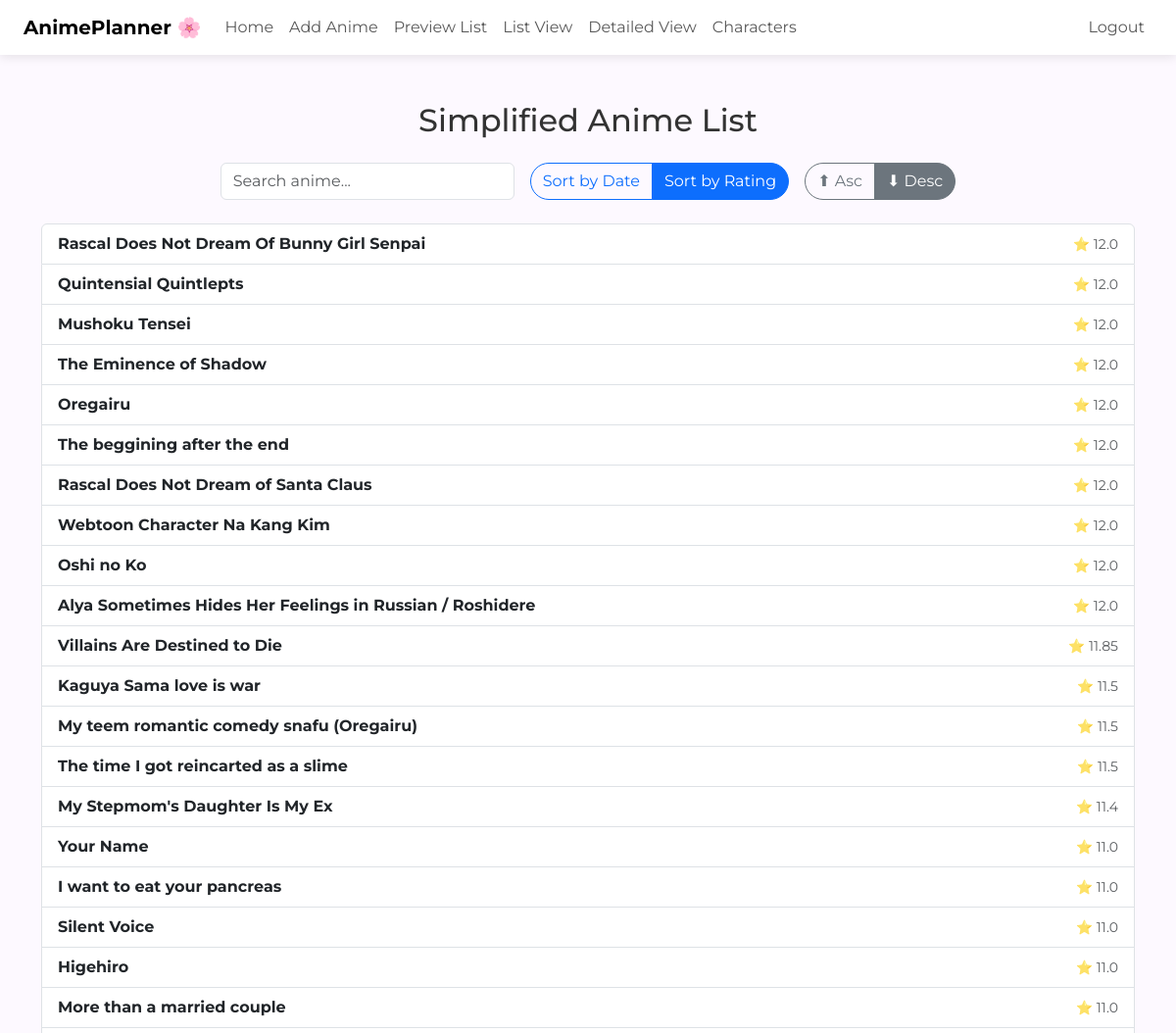
The page /list (signed in, upper part) on the database as committed earlier.
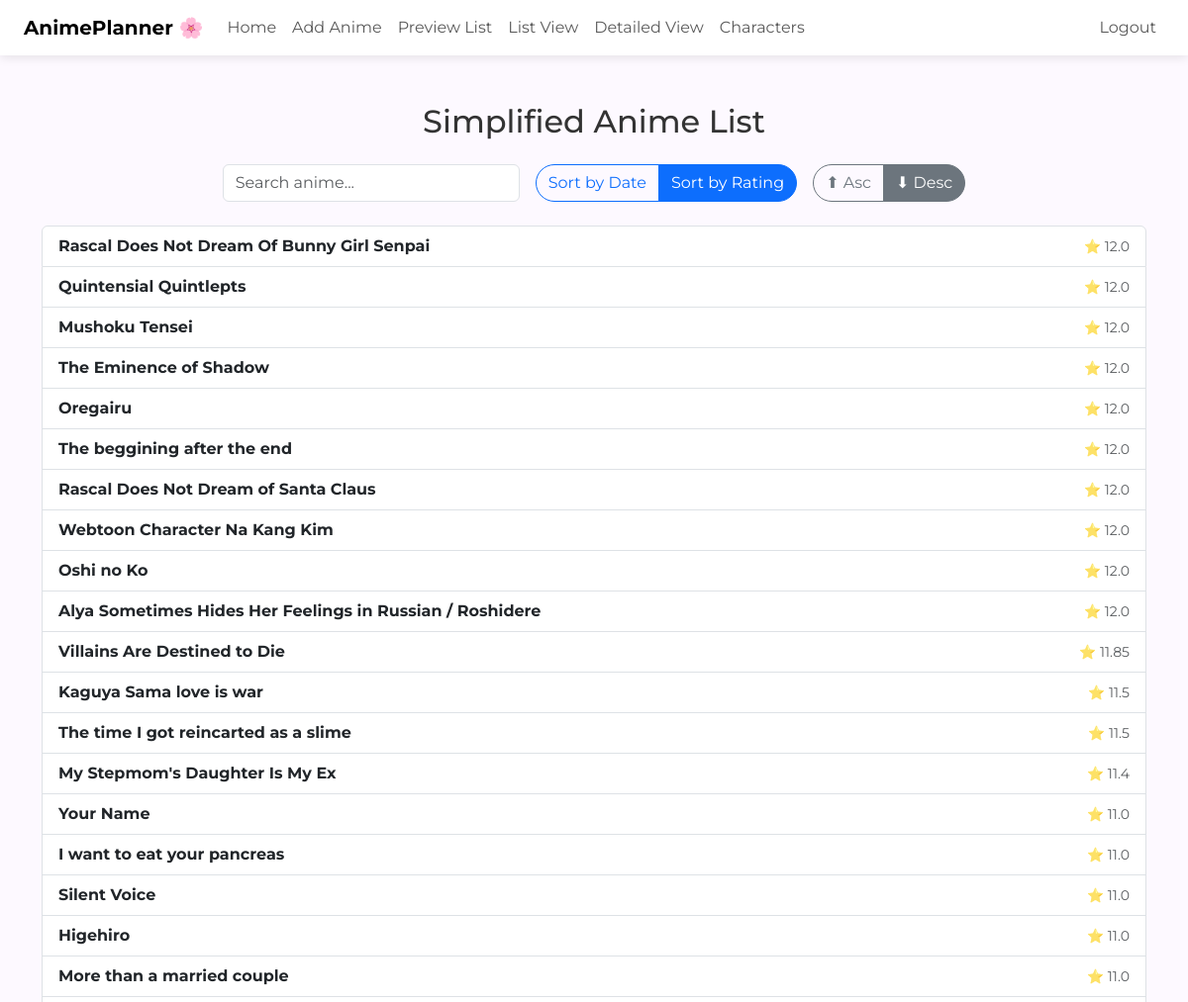
The same page on the database as committed later.
### tables this page shows
CREATE TABLE anime (
            id INTEGER PRIMARY KEY AUTOINCREMENT,
            title TEXT NOT NULL,
            rating REAL,
            thoughts TEXT,
            date TEXT,
            sequel TEXT,
            details_url TEXT,
            background_url TEXT,
            user_id INTEGER, poster_url TEXT,
            FOREIGN KEY(user_id) REFERENCES users(id) ON DELETE SET NULL
        );

### app.py (the view)
@app.route("/list")
@login_required
def list_view():
    sort_by = request.args.get("sort", "rating")  # default: rating
    order = request.args.get("order", "desc")     # default: descending
    filter_null = request.args.get("filter", "nonull")  # default: filter out NULLs
    if sort_by not in {"date", "rating"}:
        sort_by = "rating"
    if order not in {"asc", "desc"}:
        order = "desc"
    if filter_null not in {"nonull", "all"}:
        filter_null = "nonull"
    sort_column = "rating" if sort_by == "rating" else "date"
    user_id = session.get("user_id")
    base_query = "SELECT id, title, rating, date FROM anime WHERE user_id = ?"
    if filter_null == "nonull":
        base_query += f" AND {sort_column} IS NOT NULL"
    base_query += f" ORDER BY {sort_column} {order.upper()}"
    conn = get_db()
    db = conn.cursor()
    db.execute(base_query, (user_id,))
    anime_list = db.fetchall()
    db.close()
    conn.close()
    return render_template("list.html",
        anime_list=anime_list,
        sort_by=sort_by,
        order=order,
        filter_null=filter_null
    )

### app.py (called while the page is built)
def login_required(f):
    @wraps(f)
    def wrapper(*args, **kwargs):
        if "user_id" not in session:
            flash("Login required.")
            return redirect("/login")
        return f(*args, **kwargs)
    return wrapper

def get_db():
    return sqlite3.connect("anime.db")

### templates/list.html (shortened to what this page needs)
{% extends "layout.html" %}
{% block main %}
<h2 class="mb-4 text-center">Simplified Anime List</h2>
<div class="d-flex justify-content-center gap-3 flex-wrap mb-4">
    <input type="text" id="searchBox" class="form-control" placeholder="Search anime..." style="max-width: 300px;">
    <div class="btn-group">
        <a href="{{ url_for('list_view', sort='date', order=order, filter=filter_null) }}"
           class="btn btn-outline-primary {% if sort_by == 'date' %}active{% endif %}">
           Sort by Date
        </a>
        <a href="{{ url_for('list_view', sort='rating', order=order, filter=filter_null) }}"
           class="btn btn-outline-primary {% if sort_by == 'rating' %}active{% endif %}">
           Sort by Rating
        </a>
    </div>
    <div class="btn-group">
        <a href="{{ url_for('list_view', sort=sort_by, order='asc', filter=filter_null) }}"
           class="btn btn-outline-secondary {% if order == 'asc' %}active{% endif %}">⬆ Asc</a>
        <a href="{{ url_for('list_view', sort=sort_by, order='desc', filter=filter_null) }}"
           class="btn btn-outline-secondary {% if order == 'desc' %}active{% endif %}">⬇ Desc</a>
    </div>
</div>
<ul class="list-group" id="animeList">
    {% for anime in anime_list %}
        <a href="/preview#anime-{{ anime[0] }}"
           class="list-group-item list-group-item-action d-flex justify-content-between align-items-center anime-entry">
            <strong>{{ anime[1] }}</strong>
            <span class="text-muted small">
                {% if sort_by == 'rating' %}
                    ⭐ {{ anime[2] if anime[2] else "N/A" }}
                {% else %}
                    {{ anime[3]|datetimeformat('%b %Y') if anime[3] else "No Date" }}
                {% endif %}
            </span>
        </a>
    {% endfor %}
</ul>
{% endblock %}

### templates/layout.html (shortened to what this page needs)
<!DOCTYPE html>
<html lang="en">
<head>
    <link href="https://cdn.jsdelivr.net/npm/bootstrap@5.3.3/dist/css/bootstrap.min.css" rel="stylesheet">
    <link rel="stylesheet" href="/static/style.css">
    <link rel="stylesheet" href="https://cdn.jsdelivr.net/npm/swiper@11/swiper-bundle.min.css" />
</head>
<body>
    <nav class="navbar navbar-expand-md navbar-light bg-white px-4">
        <a class="navbar-brand fw-bold" href="/">AnimePlanner 🌸</a>
        <div class="collapse navbar-collapse" id="navbarMenu">
            <ul class="navbar-nav me-auto">
                <li class="nav-item"><a class="nav-link" href="/">Home</a></li>
                <li class="nav-item"><a class="nav-link" href="/add">Add Anime</a></li>
                <li class="nav-item"><a class="nav-link" href="/preview">Preview List</a></li>
                <li class="nav-item"><a class="nav-link" href="/list">List View</a></li>
                <li class="nav-item"><a class="nav-link" href="{{ url_for('list_detail') }}">Detailed View</a></li>
                <li class="nav-item"><a class="nav-link" href="/characters">Characters</a></li>
            </ul>
            <ul class="navbar-nav ms-auto">
                {% if session.get('user_id') %}
                    <li class="nav-item"><a class="nav-link" href="/logout">Logout</a></li>
                {% else %}
                    <li class="nav-item"><a class="nav-link" href="/login">Login</a></li>
                    <li class="nav-item"><a class="nav-link" href="/register">Register</a></li>
                {% endif %}
            </ul>
        </div>
    </nav>
    <main class="container my-5">
        {% block main %}{% endblock %}
    </main>
</body>
</html>

### static/style.css (style rules this page uses)
body { background-color: #fdf9ff; color: #333; }
.btn { border-radius: 2rem; }
a { text-decoration: none; }

### templates/layout.html (style rules this page uses)
body { font-family: 'Montserrat', sans-serif; background-color: #fdf9ff; color: #333; }
nav.navbar { box-shadow: 0 2px 10px rgba(0,0,0,0.1); }

Rows that differ between the two databases and show on the page:
removed anime: title "My teem romantic comedy snafu (Oregairu)", rating "11.5"
